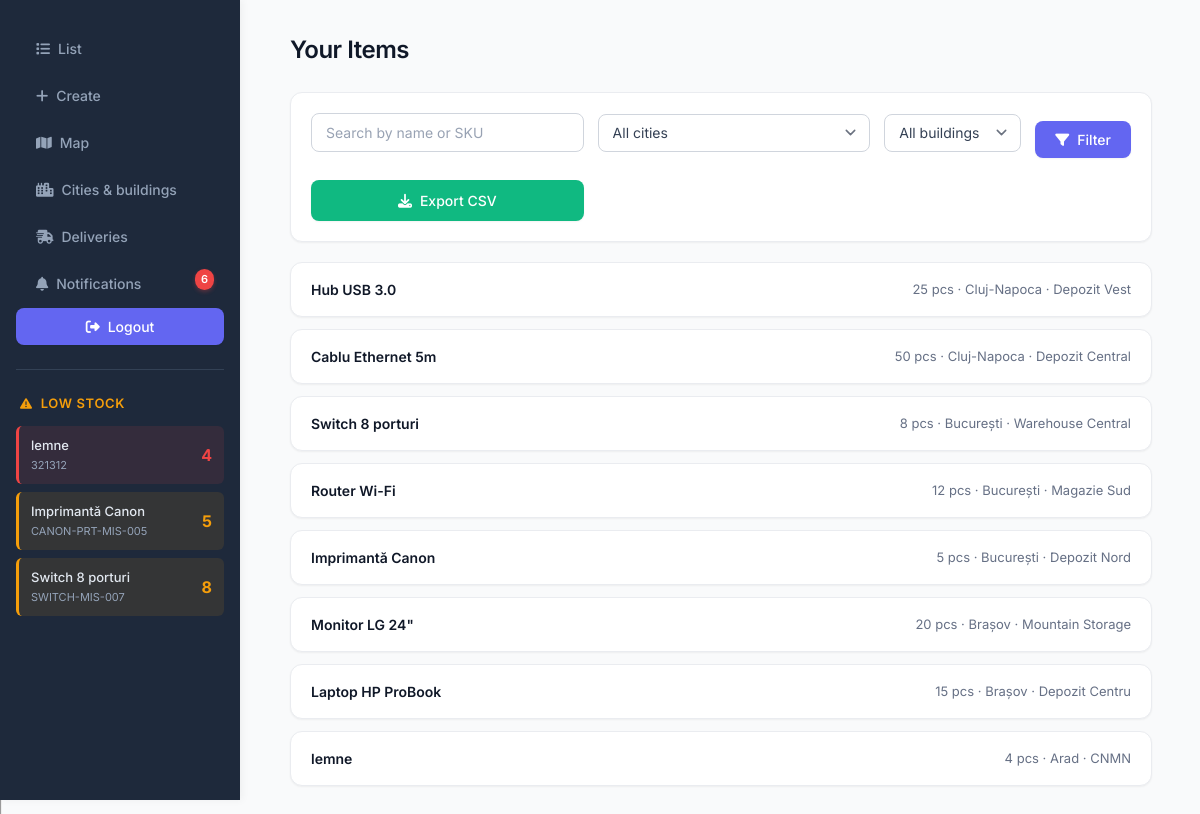
Screenshot of / (signed in) with the database file from the repository.
### app/models.py (models this page shows, shortened)
class Item(models.Model):
    owner = models.ForeignKey(get_user_model(), on_delete=models.CASCADE, related_name="items")
    name = models.CharField(max_length=100)
    sku = models.CharField(max_length=100)
    quantity = models.IntegerField(default=0)
    city = models.CharField(max_length=100, blank=True, default="")
    building = models.CharField(max_length=100, blank=True, default="")
    address = models.CharField(max_length=255, blank=True, default="")
    lat = models.DecimalField(max_digits=9, decimal_places=6, null=True, blank=True)
    lng = models.DecimalField(max_digits=9, decimal_places=6, null=True, blank=True)
    building_ref = models.ForeignKey(
        Building, on_delete=models.PROTECT, related_name="items",
        null=True, blank=True
    )
    created_at = models.DateTimeField(auto_now_add=True)
    class Meta:
        constraints = [
            models.UniqueConstraint(fields=["owner", "sku"], name="uniq_owner_sku")
        ]
        indexes = [
            models.Index(fields=["owner", "sku"]),
            models.Index(fields=["city"]),
        ]
        ordering = ["-created_at"]

### app/views.py (the view)
# urls.py: path("", views.ItemListView.as_view(), name="item-list"),
class ItemListView(LoginRequiredMixin, ListView):
    model = Item
    def get_queryset(self):
        qs = Item.objects.filter(owner=self.request.user)
        q = self.request.GET.get('q')
        if q:
            qs = qs.filter(Q(name__icontains=q) | Q(sku__icontains=q))
        city = self.request.GET.get('city')
        if city:
            qs = qs.filter(city=city)
        building = self.request.GET.get('building')
        if building:
            qs = qs.filter(building=building)
        return qs.order_by('-created_at')
    def get_context_data(self, **kwargs):
        ctx = super().get_context_data(**kwargs)
        cities = City.objects.order_by("name")
        selected_city = None
        city_id = self.request.GET.get("city")
        if city_id:
            selected_city = City.objects.filter(pk=city_id).first()
        buildings = Building.objects.filter(city=selected_city).order_by(
            "name") if selected_city else Building.objects.none()
        url = _map_url_for_buildings(buildings)
        ctx.update({
            "cities": cities,
            "selected_city": selected_city,
            "buildings": buildings,
            "map_url": url,
            "map_available": bool(url),
        })
        return ctx

### app/context_processors.py (called while the page is built)
def low_stock_items(request):
    if request.user.is_authenticated:
        items = Item.objects.filter(
            owner=request.user,
            quantity__lt=10
        ).order_by('quantity')[:10]  # Limit to 10 items
        return {'low_stock_items': items}
    return {'low_stock_items': []}

def unread_notifications(request):
    if request.user.is_authenticated:
        unread_count = Notification.objects.filter(
            user=request.user,
            is_read=False
        ).count()
        recent_notifications = Notification.objects.filter(
            user=request.user,
            is_read=False
        ).order_by('-created_at')[:5]  # Last 5 unread
        return {
            'unread_notifications_count': unread_count,
            'recent_notifications': recent_notifications,
        }
    return {
        'unread_notifications_count': 0,
        'recent_notifications': [],
    }

### app/views.py (called while the page is built, shortened)
def _map_url_for_buildings(buildings, width=1024, height=640, scale=2):
    buildings = [b for b in buildings if b.lat is not None and b.lng is not None]
    if not buildings or not getattr(settings, "GOOGLE_MAPS_API_KEY", None):
        return ""

### app/templates/app/item_list.html (shortened to what this page needs)
{% extends 'base.html' %}
{% block content %}
<h2>Your Items</h2>
<form method="get" class="filter-bar">
  <input type="text" name="q" placeholder="Search by name or SKU" value="{{ request.GET.q }}">
  <select name="city">
    <option value="">All cities</option>
  </select>
  <select name="building">
    <option value="">All buildings</option>
  </select>
  <button type="submit" class="btn"><i class="fas fa-filter"></i> Filter</button>
  <a href="{% url 'export-csv' %}?{{ request.GET.urlencode }}" class="export-btn"><i class="fas fa-download"></i>   Export CSV</a>
</form>
<ul>
{% for item in object_list %}
  <li onclick="window.location='{% url 'item-detail' item.pk %}'">
    <div>
      <strong>{{ item.name }}</strong>
      <span class="item-meta">{{ item.quantity }} pcs · {{ item.city }} · {{ item.building }}</span>
    </div>
  </li>
{% empty %}
  <li class="empty-state">No items found.</li>
{% endfor %}
</ul>
{% endblock %}

### app/templates/base.html (shortened to what this page needs)
{% load static %}
<!DOCTYPE html>
<html>
<head>
  <link rel="stylesheet" href="{% static 'app/css/styles.css' %}">
  <link rel="stylesheet" href="https://cdnjs.cloudflare.com/ajax/libs/font-awesome/6.5.1/css/all.min.css">
</head>
<body>
  <nav>
    <a href="{% url 'item-list' %}"><i class="fas fa-list"></i> List</a>
    <a href="{% url 'item-create' %}"><i class="fas fa-plus"></i> Create</a>
    <a href="{% url 'map'%}"><i class="fas fa-map"></i> Map </a>
    {% if user.is_staff %}
        <a href="{% url 'admin-inventory' %}"><i class="fas fa-city"></i>Cities & buildings</a>
    {% endif %}
    <a href="{% url 'delivery-list' %}" class="nav-link {% if request.resolver_match.url_name == 'delivery-list' %}active{% endif %}">
      <i class="fas fa-shipping-fast"></i>
      Deliveries
    </a>
    {% if user.is_authenticated %}
    <a href="{% url 'notification-list' %}" class="nav-link {% if request.resolver_match.url_name == 'notification-list' %}active{% endif %}" style="position: relative;">
      <i class="fas fa-bell"></i>
      Notifications
      {% if unread_notifications_count > 0 %}
      <span class="notification-badge">{{ unread_notifications_count }}</span>
      {% endif %}
    </a>
    {% endif %}
    {% if user.is_authenticated %}
      <form method="post" action="{% url 'logout' %}">
        <button type="submit"><i class="fas fa-sign-out-alt"></i> Logout</button>
      </form>
      {% if low_stock_items %}
      <div class="low-stock-section">
        <h3><i class="fas fa-exclamation-triangle"></i> Low Stock</h3>
        <div class="low-stock-table">
          {% for item in low_stock_items %}
          <div class="low-stock-item {% if item.quantity < 5 %}critical{% elif item.quantity < 10 %}warning{% endif %}">
            <div class="item-info">
              <span class="item-name">{{ item.name }}</span>
              <span class="item-sku">{{ item.sku }}</span>
            </div>
            <span class="item-quantity">{{ item.quantity }}</span>
          </div>
          {% endfor %}
        </div>
      </div>
      {% endif %}
    {% else %}
      <a href="{% url 'login' %}"><i class="fas fa-sign-in-alt"></i> Login</a>
    {% endif %}
  </nav>
  <div class="container">
    {% block content %}{% endblock %}
  </div>
</body>
</html>

### rows the page displays
Item: name "lemne", sku "321312", quantity "4", city "Arad", building "CNMN"
Item: name "Imprimantă Canon", sku "CANON-PRT-MIS-005", quantity "5", city "București", building "Depozit Nord"
Item: name "Switch 8 porturi", sku "SWITCH-MIS-007", quantity "8", city "București", building "Warehouse Central"
Item: name "Hub USB 3.0", quantity "25", city "Cluj-Napoca", building "Depozit Vest"
Item: name "Cablu Ethernet 5m", quantity "50", city "Cluj-Napoca", building "Depozit Central"
Item: name "Router Wi-Fi", quantity "12", city "București", building "Magazie Sud"
Item: name "Monitor LG 24\"", quantity "20", city "Brașov", building "Mountain Storage"
Item: name "Laptop HP ProBook", quantity "15", city "Brașov", building "Depozit Centru"

### other values shown
{{ unread_notifications_count }} "6"
